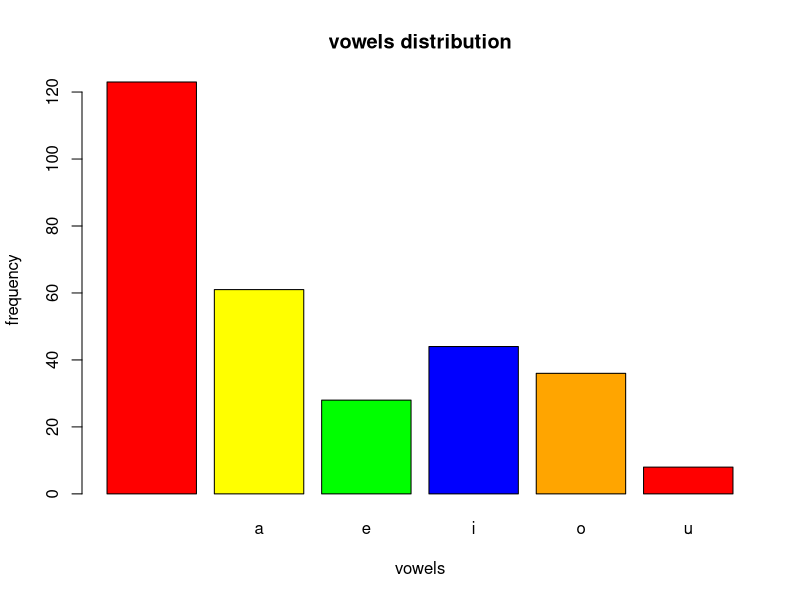

Write the R code that produced this figure.
#session5_assignment_5.1


#1. How many vowels are there in the names of USA States? 
data("USArrests")
library(stringr)
state<-rownames(USArrests)
statesus<-casefold(state,upper = FALSE) #convert upper case letters to lower case
head(statesus)
count=str_count(statesus, pattern = "[aeiou]")#count the numbr of vowels in each state
count
states<-(str_extract_all(statesus,pattern = "[aeiou]", simplify = TRUE))# extract all the vowels in each state
states
sum(str_count(statesus, pattern = "[aeiou]")) #sum of the vowels=177
summary(states) # summary of the vowels
numb<-table(states) #table of vowels, a=61, e=28, i=44, o=36, u=8
numb



# 2. Visualize the vowels distribution. 
barplot(numb, main="vowels distribution",
        xlab="vowels", ylab="frequency",col = c("red","yellow","green","blue","orange"))
